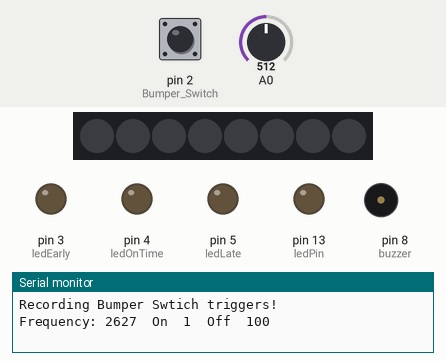
Recording of a sketch running on a simulated Arduino Uno, built with avr-gcc and run on an emulated ATmega328P. On the bench: 8 RGB LEDs in strip order, left to right, output pins drawn as LEDs (lit = HIGH), buzzer (waves = sounding), the last lines printed to the serial monitor. Dashed ring = blinking. The test bench sets the inputs (shaded band); at power-on: pin 2 (Bumper_Switch) HIGH, A0 = 512. Dim RGB values are drawn brighter than linear.

Above: at 1.2 s.
1.3 s: pin 2 (Bumper_Switch) pulled LOW for 0.15 s
At 1.9 s:
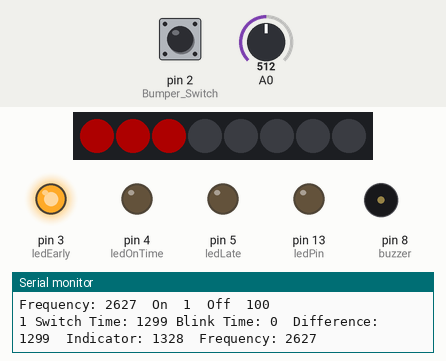
4.4 s: pin 2 (Bumper_Switch) pulled LOW for 1 s
At 6.0 s:
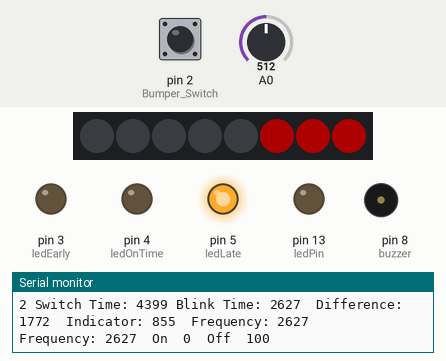
8.4 s: A0 set to 306
11.4 s: A0 set to 122
At 12.08 s:
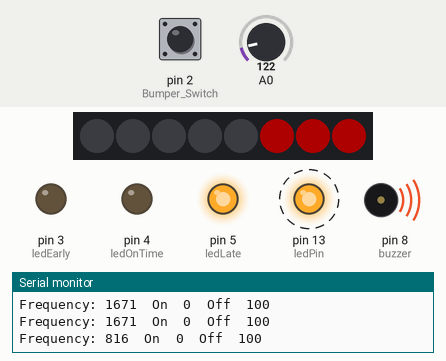
12.9 s: pin 2 (Bumper_Switch) pulled LOW for 0.15 s
At 13.5 s:
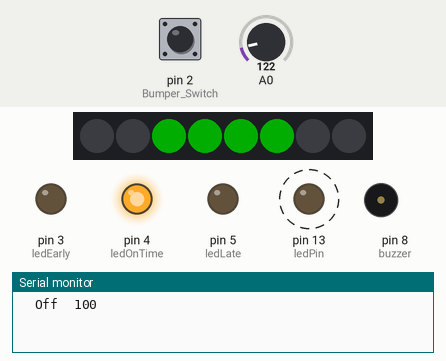
15.9 s: A0 set to 40
At 16.38 s:
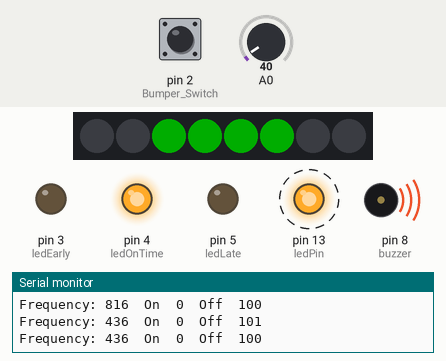
Timing chart, 0 to 19.9 s (numbered marks = the images above; inputs shaded):
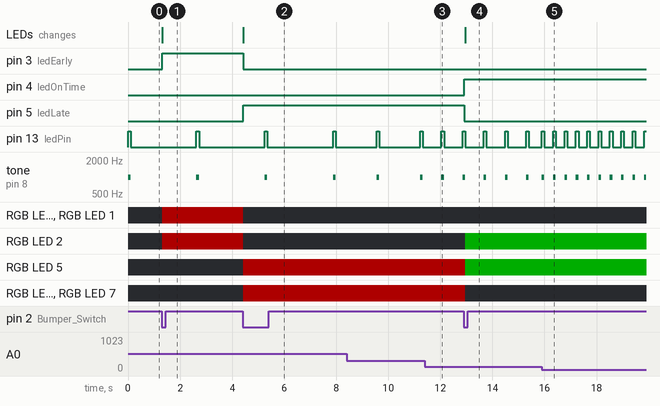

Measured:
- after the input at 1.3 s, pin 3 (ledEarly): LOW → HIGH at once; RGB LED 0–2: off → RGB(50, 0, 0) at once; the LEDs: change at once (image 1)
- after the input at 4.4 s, pin 3 (ledEarly): HIGH → LOW at once; pin 5 (ledLate): LOW → HIGH at once; RGB LED 0–2: RGB(50, 0, 0) → off at once; RGB LED 5–7: off → RGB(50, 0, 0) at once; the LEDs: change at once (image 2)
- after the input at 11.4 s, pin 13 (ledPin): LOW → HIGH after 0.64 s instead of 1.5 s; tone on pin 8 (buzzer): silent → 1000 Hz after 0.64 s instead of 1.5 s
- after the input at 12.9 s, pin 4 (ledOnTime): LOW → HIGH at once; pin 5 (ledLate): HIGH → LOW at once; RGB LED 2: off → RGB(0, 50, 0) after 0.06 s; RGB LED 5: RGB(50, 0, 0) → RGB(0, 50, 0) after 0.06 s; RGB LED 6, RGB LED 7: RGB(50, 0, 0) → off after 0.06 s; the LEDs: change after 0.06 s (image 4)
- after the input at 15.9 s, pin 13 (ledPin): alternates HIGH for 0.10 s and LOW for 0.34 s, starting at once; tone on pin 8 (buzzer): alternates 1000 Hz for 0.10 s and silent for 0.34 s, starting at once
- by itself, pin 13 (ledPin): alternates HIGH for 0.10 s and LOW for 2.5 s
- by itself, tone on pin 8 (buzzer): alternates 1000 Hz for 0.10 s and silent for 2.5 s

The sketch:

Interactive_Metronome_Prototype_2.ino
```cpp
//NeoPixel Display
#include <Adafruit_NeoPixel.h>
#define PIN 6
Adafruit_NeoPixel strip = Adafruit_NeoPixel(8, PIN);

//Switch Variables
const int Bumper_Switch = 2;

int Bump_State = 0,
Bump_Hold = 0,
count = 0,
Indicator = 0;

long trigger_time1 = 0,
trigger_time2 = 0,
trigger_time_dif = 0,
freq_time1=0,
freq_time2=0,
freq_time_dif=0;

//Frequency Variables
const int ledPin =  13;
const int ledEarly = 3;
const int ledOnTime = 4;
const int ledLate = 5;
int sound_duration = 100;
int buzzer = 8;

int ledState = LOW;
long previousMillis = 0;

void setup()
{
  pinMode(Bumper_Switch, INPUT_PULLUP);
  pinMode(ledPin, OUTPUT);
  pinMode(ledEarly, OUTPUT);
  pinMode(ledOnTime, OUTPUT);
  pinMode(ledLate, OUTPUT);
  pinMode(buzzer, OUTPUT);
  Serial.begin(9600);
  Serial.println("Recording Bumper Swtich triggers!");
  strip.begin();
  strip.show();
}

void loop()
{
  //Frequency Code
  float sensorValue = analogRead(A0);
  float decimal = sensorValue/1023;
  int frequency = (round(decimal*4750)+250);

  unsigned long currentMillis = millis();

  if (currentMillis - previousMillis >= frequency)
 {
   previousMillis = millis();
 }

  if (currentMillis - previousMillis < sound_duration && ledState == LOW)
 {
   ledState = HIGH;
   digitalWrite(ledPin, ledState);
   tone(buzzer, 1000);
   Serial.print("Frequency: ");
   Serial.print(frequency);
   Serial.print("  On  ");
   Serial.print(currentMillis - previousMillis);
 }
  else if (currentMillis - previousMillis >= sound_duration && ledState == HIGH)
 {
   ledState = LOW;
   digitalWrite(ledPin, ledState);
   noTone(buzzer);
   Serial.print("  Off  ");
   Serial.println(currentMillis - previousMillis);
 }

  //Switch Code
  Bump_State = digitalRead(Bumper_Switch);
  trigger_time1 = millis();
  trigger_time_dif = abs(trigger_time1 - trigger_time2);
  if (Bump_State == 0 && Bump_Hold == 0)
  {
    count++;
    Serial.print(count);
    Bump_Hold = 1;
    trigger_time2 = millis();
    Serial.print(" Switch Time: ");
    Serial.print(trigger_time2);
    Serial.print(" Blink Time: ");
    Serial.print(previousMillis);
    Indicator = frequency - (trigger_time2 - previousMillis);
    Serial.print("  Difference: ");
    Serial.print(trigger_time2 - previousMillis);
    Serial.print("  Indicator: ");
    Serial.print(Indicator);
    Serial.print("  Frequency: ");
    Serial.println(frequency);
    //Serial.print("Bump_Hold On: ");
    //Serial.print(Bump_Hold);

    if (Indicator >= frequency - 50 || Indicator <= 50)
    {
      digitalWrite(ledEarly, LOW);
      digitalWrite(ledOnTime, HIGH);
      digitalWrite(ledLate, LOW);
      strip.setPixelColor(0, 0, 0, 0);
      strip.setPixelColor(1, 0, 0, 0);
      strip.setPixelColor(2, 0, 50, 0);
      strip.setPixelColor(3, 0, 50, 0);
      strip.setPixelColor(4, 0, 50, 0);
      strip.setPixelColor(5, 0, 50, 0);
      strip.setPixelColor(6, 0, 0, 0);
      strip.setPixelColor(7, 0, 0, 0);
      strip.show();
    }
    else if (Indicator > frequency/2)
    {
      digitalWrite(ledEarly, HIGH);
      digitalWrite(ledOnTime, LOW);
      digitalWrite(ledLate, LOW);
      strip.setPixelColor(0, 50, 0, 0);
      strip.setPixelColor(1, 50, 0, 0);
      strip.setPixelColor(2, 50, 0, 0);
      strip.setPixelColor(3, 0, 0, 0);
      strip.setPixelColor(4, 0, 0, 0);
      strip.setPixelColor(5, 0, 0, 0);
      strip.setPixelColor(6, 0, 0, 0);
      strip.setPixelColor(7, 0, 0, 0);
      strip.show();
    }
    else if (Indicator <= frequency/2)
    {
      digitalWrite(ledEarly, LOW);
      digitalWrite(ledOnTime, LOW);
      digitalWrite(ledLate, HIGH);
      strip.setPixelColor(0, 0, 0, 0);
      strip.setPixelColor(1, 0, 0, 0);
      strip.setPixelColor(2, 0, 0, 0);
      strip.setPixelColor(3, 0, 0, 0);
      strip.setPixelColor(4, 0, 0, 0);
      strip.setPixelColor(5, 50, 0, 0);
      strip.setPixelColor(6, 50, 0, 0);
      strip.setPixelColor(7, 50, 0, 0);
      strip.show();
    }
  }

  if (Bump_State == 1 && Bump_Hold == 1 && trigger_time_dif > 5)
  {
    Bump_Hold = 0;
    //Serial.print("     Bump_Hold Off: ");
    //Serial.println(Bump_Hold);
  }
}
```
